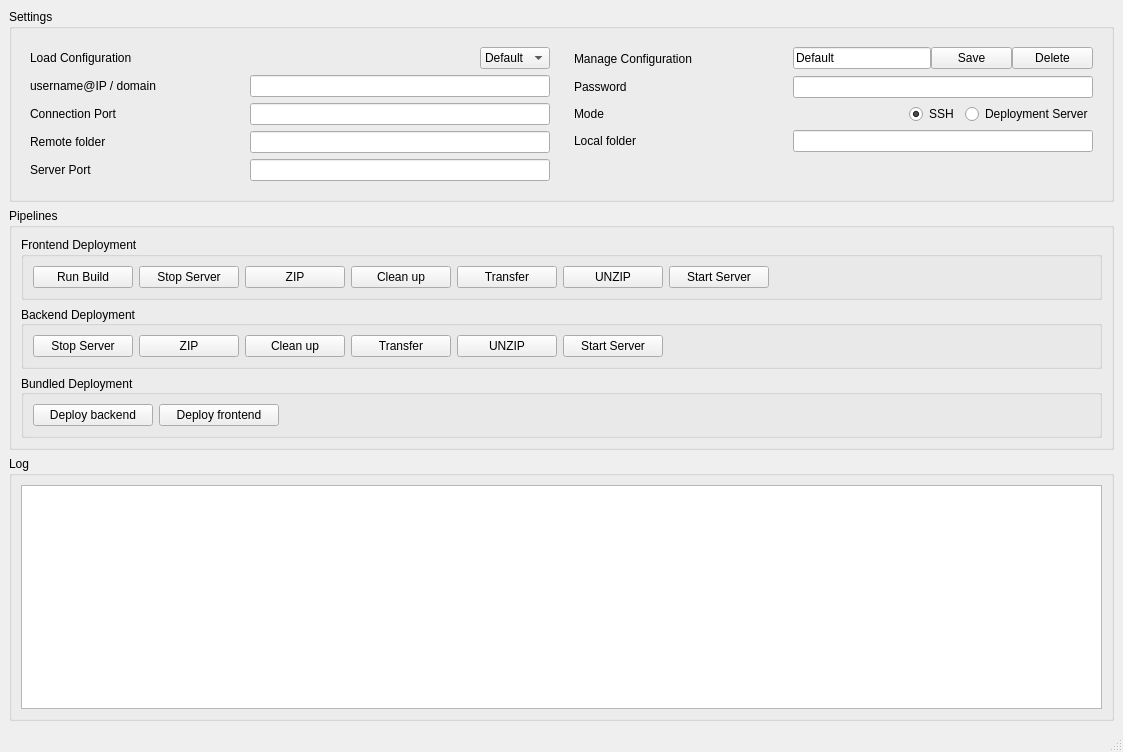
<?xml version="1.0" encoding="UTF-8"?>
<ui version="4.0">
 <class>MainWindow</class>
 <widget class="QMainWindow" name="MainWindow">
  <property name="geometry">
   <rect>
    <x>0</x>
    <y>0</y>
    <width>1123</width>
    <height>752</height>
   </rect>
  </property>
  <property name="windowTitle">
   <string>Deployment Aid</string>
  </property>
  <widget class="QWidget" name="centralwidget">
   <layout class="QVBoxLayout" name="verticalLayout_5">
    <item>
     <widget class="QGroupBox" name="groupBox_3">
      <property name="title">
       <string>Settings</string>
      </property>
      <layout class="QHBoxLayout" name="horizontalLayout_12">
       <item>
        <widget class="QWidget" name="widget_6" native="true">
         <layout class="QVBoxLayout" name="verticalLayout_2">
          <item>
           <layout class="QHBoxLayout" name="horizontalLayout_8">
            <item>
             <widget class="QLabel" name="label_5">
              <property name="text">
               <string>Load Configuration</string>
              </property>
             </widget>
            </item>
            <item>
             <spacer name="horizontalSpacer_8">
              <property name="orientation">
               <enum>Qt::Horizontal</enum>
              </property>
              <property name="sizeHint" stdset="0">
               <size>
                <width>40</width>
                <height>20</height>
               </size>
              </property>
             </spacer>
            </item>
            <item>
             <widget class="QComboBox" name="config_dropdown">
              <item>
               <property name="text">
                <string>Default</string>
               </property>
              </item>
             </widget>
            </item>
           </layout>
          </item>
          <item>
           <layout class="QHBoxLayout" name="horizontalLayout">
            <item>
             <widget class="QLabel" name="label">
              <property name="text">
               <string>username@IP / domain</string>
              </property>
             </widget>
            </item>
            <item>
             <spacer name="horizontalSpacer_4">
              <property name="orientation">
               <enum>Qt::Horizontal</enum>
              </property>
              <property name="sizeHint" stdset="0">
               <size>
                <width>40</width>
                <height>20</height>
               </size>
              </property>
             </spacer>
            </item>
            <item>
             <widget class="QLineEdit" name="server_ip">
              <property name="minimumSize">
               <size>
                <width>300</width>
                <height>0</height>
               </size>
              </property>
              <property name="maximumSize">
               <size>
                <width>300</width>
                <height>16777215</height>
               </size>
              </property>
             </widget>
            </item>
           </layout>
          </item>
          <item>
           <layout class="QHBoxLayout" name="horizontalLayout_10">
            <item>
             <widget class="QLabel" name="label_7">
              <property name="text">
               <string>Connection Port</string>
              </property>
             </widget>
            </item>
            <item>
             <spacer name="horizontalSpacer_10">
              <property name="orientation">
               <enum>Qt::Horizontal</enum>
              </property>
              <property name="sizeHint" stdset="0">
               <size>
                <width>40</width>
                <height>20</height>
               </size>
              </property>
             </spacer>
            </item>
            <item>
             <widget class="QLineEdit" name="port">
              <property name="minimumSize">
               <size>
                <width>300</width>
                <height>0</height>
               </size>
              </property>
              <property name="maximumSize">
               <size>
                <width>300</width>
                <height>16777215</height>
               </size>
              </property>
             </widget>
            </item>
           </layout>
          </item>
          <item>
           <layout class="QHBoxLayout" name="horizontalLayout_6">
            <item>
             <widget class="QLabel" name="label_4">
              <property name="text">
               <string>Remote folder</string>
              </property>
             </widget>
            </item>
            <item>
             <spacer name="horizontalSpacer_5">
              <property name="orientation">
               <enum>Qt::Horizontal</enum>
              </property>
              <property name="sizeHint" stdset="0">
               <size>
                <width>40</width>
                <height>20</height>
               </size>
              </property>
             </spacer>
            </item>
            <item>
             <widget class="QLineEdit" name="remote_folder">
              <property name="minimumSize">
               <size>
                <width>300</width>
                <height>0</height>
               </size>
              </property>
              <property name="maximumSize">
               <size>
                <width>300</width>
                <height>16777215</height>
               </size>
              </property>
             </widget>
            </item>
           </layout>
          </item>
          <item>
           <layout class="QHBoxLayout" name="horizontalLayout_14">
            <item>
             <widget class="QLabel" name="label_9">
              <property name="text">
               <string>Server Port</string>
              </property>
             </widget>
            </item>
            <item>
             <spacer name="horizontalSpacer_12">
              <property name="orientation">
               <enum>Qt::Horizontal</enum>
              </property>
              <property name="sizeHint" stdset="0">
               <size>
                <width>40</width>
                <height>20</height>
               </size>
              </property>
             </spacer>
            </item>
            <item>
             <widget class="QLineEdit" name="server_port">
              <property name="minimumSize">
               <size>
                <width>300</width>
                <height>0</height>
               </size>
              </property>
              <property name="maximumSize">
               <size>
                <width>300</width>
                <height>16777215</height>
               </size>
              </property>
             </widget>
            </item>
           </layout>
          </item>
         </layout>
        </widget>
       </item>
       <item>
        <widget class="QWidget" name="widget" native="true">
         <layout class="QVBoxLayout" name="verticalLayout_4">
          <item>
           <layout class="QHBoxLayout" name="horizontalLayout_9">
            <property name="spacing">
             <number>0</number>
            </property>
            <item>
             <widget class="QLabel" name="label_6">
              <property name="text">
               <string>Manage Configuration</string>
              </property>
             </widget>
            </item>
            <item>
             <spacer name="horizontalSpacer_9">
              <property name="orientation">
               <enum>Qt::Horizontal</enum>
              </property>
              <property name="sizeHint" stdset="0">
               <size>
                <width>40</width>
                <height>20</height>
               </size>
              </property>
             </spacer>
            </item>
            <item>
             <widget class="QWidget" name="widget_6" native="true">
              <property name="minimumSize">
               <size>
                <width>300</width>
                <height>0</height>
               </size>
              </property>
              <layout class="QHBoxLayout" name="horizontalLayout_13">
               <property name="spacing">
                <number>0</number>
               </property>
               <property name="leftMargin">
                <number>0</number>
               </property>
               <property name="topMargin">
                <number>0</number>
               </property>
               <property name="rightMargin">
                <number>0</number>
               </property>
               <property name="bottomMargin">
                <number>0</number>
               </property>
               <item>
                <widget class="QLineEdit" name="config_name">
                 <property name="minimumSize">
                  <size>
                   <width>0</width>
                   <height>0</height>
                  </size>
                 </property>
                 <property name="maximumSize">
                  <size>
                   <width>138</width>
                   <height>16777215</height>
                  </size>
                 </property>
                 <property name="text">
                  <string>Default</string>
                 </property>
                </widget>
               </item>
               <item>
                <widget class="QPushButton" name="save_config">
                 <property name="text">
                  <string>Save</string>
                 </property>
                </widget>
               </item>
               <item>
                <widget class="QPushButton" name="delete_config">
                 <property name="text">
                  <string>Delete</string>
                 </property>
                </widget>
               </item>
              </layout>
             </widget>
            </item>
            <item>
             <widget class="QWidget" name="widget_2" native="true"/>
            </item>
           </layout>
          </item>
          <item>
           <layout class="QHBoxLayout" name="horizontalLayout_5">
            <item>
             <widget class="QLabel" name="label_2">
              <property name="text">
               <string>Password</string>
              </property>
             </widget>
            </item>
            <item>
             <spacer name="horizontalSpacer_7">
              <property name="orientation">
               <enum>Qt::Horizontal</enum>
              </property>
              <property name="sizeHint" stdset="0">
               <size>
                <width>40</width>
                <height>20</height>
               </size>
              </property>
             </spacer>
            </item>
            <item>
             <widget class="QLineEdit" name="password">
              <property name="minimumSize">
               <size>
                <width>300</width>
                <height>0</height>
               </size>
              </property>
              <property name="maximumSize">
               <size>
                <width>300</width>
                <height>16777215</height>
               </size>
              </property>
              <property name="echoMode">
               <enum>QLineEdit::Password</enum>
              </property>
             </widget>
            </item>
           </layout>
          </item>
          <item>
           <layout class="QHBoxLayout" name="horizontalLayout_11">
            <item>
             <widget class="QLabel" name="label_8">
              <property name="text">
               <string>Mode</string>
              </property>
             </widget>
            </item>
            <item>
             <spacer name="horizontalSpacer_11">
              <property name="orientation">
               <enum>Qt::Horizontal</enum>
              </property>
              <property name="sizeHint" stdset="0">
               <size>
                <width>40</width>
                <height>20</height>
               </size>
              </property>
             </spacer>
            </item>
            <item>
             <widget class="QRadioButton" name="use_ssh">
              <property name="minimumSize">
               <size>
                <width>0</width>
                <height>0</height>
               </size>
              </property>
              <property name="text">
               <string>SSH</string>
              </property>
              <property name="checked">
               <bool>true</bool>
              </property>
             </widget>
            </item>
            <item>
             <widget class="QRadioButton" name="use_deployment_server">
              <property name="minimumSize">
               <size>
                <width>0</width>
                <height>0</height>
               </size>
              </property>
              <property name="text">
               <string>Deployment Server</string>
              </property>
             </widget>
            </item>
           </layout>
          </item>
          <item>
           <layout class="QHBoxLayout" name="horizontalLayout_7">
            <item>
             <widget class="QLabel" name="label_3">
              <property name="text">
               <string>Local folder</string>
              </property>
             </widget>
            </item>
            <item>
             <spacer name="horizontalSpacer_6">
              <property name="orientation">
               <enum>Qt::Horizontal</enum>
              </property>
              <property name="sizeHint" stdset="0">
               <size>
                <width>40</width>
                <height>20</height>
               </size>
              </property>
             </spacer>
            </item>
            <item>
             <widget class="QLineEdit" name="local_folder">
              <property name="minimumSize">
               <size>
                <width>300</width>
                <height>0</height>
               </size>
              </property>
              <property name="maximumSize">
               <size>
                <width>300</width>
                <height>16777215</height>
               </size>
              </property>
             </widget>
            </item>
           </layout>
          </item>
          <item>
           <layout class="QHBoxLayout" name="horizontalLayout_15">
            <item>
             <widget class="QLabel" name="label_10">
              <property name="text">
               <string/>
              </property>
             </widget>
            </item>
            <item>
             <spacer name="horizontalSpacer_13">
              <property name="orientation">
               <enum>Qt::Horizontal</enum>
              </property>
              <property name="sizeHint" stdset="0">
               <size>
                <width>40</width>
                <height>20</height>
               </size>
              </property>
             </spacer>
            </item>
           </layout>
          </item>
         </layout>
        </widget>
       </item>
      </layout>
     </widget>
    </item>
    <item>
     <widget class="QGroupBox" name="groupBox_4">
      <property name="title">
       <string>Pipelines</string>
      </property>
      <layout class="QVBoxLayout" name="verticalLayout">
       <item>
        <widget class="QGroupBox" name="horizontalGroupBox">
         <property name="title">
          <string>Frontend Deployment</string>
         </property>
         <layout class="QHBoxLayout" name="horizontalLayout_4">
          <item>
           <widget class="QPushButton" name="run_build">
            <property name="minimumSize">
             <size>
              <width>100</width>
              <height>0</height>
             </size>
            </property>
            <property name="maximumSize">
             <size>
              <width>100</width>
              <height>16777215</height>
             </size>
            </property>
            <property name="text">
             <string>Run Build</string>
            </property>
           </widget>
          </item>
          <item>
           <widget class="QPushButton" name="stop_server_2">
            <property name="minimumSize">
             <size>
              <width>100</width>
              <height>0</height>
             </size>
            </property>
            <property name="maximumSize">
             <size>
              <width>100</width>
              <height>16777215</height>
             </size>
            </property>
            <property name="text">
             <string>Stop Server</string>
            </property>
           </widget>
          </item>
          <item>
           <widget class="QPushButton" name="zip_2">
            <property name="minimumSize">
             <size>
              <width>100</width>
              <height>0</height>
             </size>
            </property>
            <property name="maximumSize">
             <size>
              <width>100</width>
              <height>16777215</height>
             </size>
            </property>
            <property name="text">
             <string>ZIP</string>
            </property>
           </widget>
          </item>
          <item>
           <widget class="QPushButton" name="clean_up_2">
            <property name="minimumSize">
             <size>
              <width>100</width>
              <height>0</height>
             </size>
            </property>
            <property name="maximumSize">
             <size>
              <width>100</width>
              <height>16777215</height>
             </size>
            </property>
            <property name="text">
             <string>Clean up</string>
            </property>
           </widget>
          </item>
          <item>
           <widget class="QPushButton" name="transfer_2">
            <property name="minimumSize">
             <size>
              <width>100</width>
              <height>0</height>
             </size>
            </property>
            <property name="maximumSize">
             <size>
              <width>100</width>
              <height>16777215</height>
             </size>
            </property>
            <property name="text">
             <string>Transfer</string>
            </property>
           </widget>
          </item>
          <item>
           <widget class="QPushButton" name="unzip_2">
            <property name="minimumSize">
             <size>
              <width>100</width>
              <height>0</height>
             </size>
            </property>
            <property name="maximumSize">
             <size>
              <width>100</width>
              <height>16777215</height>
             </size>
            </property>
            <property name="text">
             <string>UNZIP</string>
            </property>
           </widget>
          </item>
          <item>
           <widget class="QPushButton" name="start_server_2">
            <property name="minimumSize">
             <size>
              <width>100</width>
              <height>0</height>
             </size>
            </property>
            <property name="maximumSize">
             <size>
              <width>100</width>
              <height>16777215</height>
             </size>
            </property>
            <property name="text">
             <string>Start Server</string>
            </property>
           </widget>
          </item>
          <item>
           <spacer name="horizontalSpacer">
            <property name="orientation">
             <enum>Qt::Horizontal</enum>
            </property>
            <property name="sizeHint" stdset="0">
             <size>
              <width>40</width>
              <height>20</height>
             </size>
            </property>
           </spacer>
          </item>
         </layout>
        </widget>
       </item>
       <item>
        <widget class="QGroupBox" name="groupBox">
         <property name="minimumSize">
          <size>
           <width>800</width>
           <height>0</height>
          </size>
         </property>
         <property name="title">
          <string>Backend Deployment</string>
         </property>
         <property name="alignment">
          <set>Qt::AlignLeading|Qt::AlignLeft|Qt::AlignVCenter</set>
         </property>
         <layout class="QHBoxLayout" name="horizontalLayout_3">
          <item>
           <widget class="QPushButton" name="stop_server_1">
            <property name="minimumSize">
             <size>
              <width>100</width>
              <height>0</height>
             </size>
            </property>
            <property name="maximumSize">
             <size>
              <width>100</width>
              <height>16777215</height>
             </size>
            </property>
            <property name="text">
             <string>Stop Server</string>
            </property>
           </widget>
          </item>
          <item>
           <widget class="QPushButton" name="zip_1">
            <property name="minimumSize">
             <size>
              <width>100</width>
              <height>0</height>
             </size>
            </property>
            <property name="maximumSize">
             <size>
              <width>100</width>
              <height>16777215</height>
             </size>
            </property>
            <property name="text">
             <string>ZIP</string>
            </property>
           </widget>
          </item>
          <item>
           <widget class="QPushButton" name="clean_up_1">
            <property name="minimumSize">
             <size>
              <width>100</width>
              <height>0</height>
             </size>
            </property>
            <property name="maximumSize">
             <size>
              <width>100</width>
              <height>16777215</height>
             </size>
            </property>
            <property name="text">
             <string>Clean up</string>
            </property>
           </widget>
          </item>
          <item>
           <widget class="QPushButton" name="transfer_1">
            <property name="minimumSize">
             <size>
              <width>100</width>
              <height>0</height>
             </size>
            </property>
            <property name="maximumSize">
             <size>
              <width>100</width>
              <height>16777215</height>
             </size>
            </property>
            <property name="text">
             <string>Transfer</string>
            </property>
           </widget>
          </item>
          <item>
           <widget class="QPushButton" name="unzip_1">
            <property name="minimumSize">
             <size>
              <width>100</width>
              <height>0</height>
             </size>
            </property>
            <property name="maximumSize">
             <size>
              <width>100</width>
              <height>16777215</height>
             </size>
            </property>
            <property name="text">
             <string>UNZIP</string>
            </property>
           </widget>
          </item>
          <item>
           <widget class="QPushButton" name="start_server_1">
            <property name="minimumSize">
             <size>
              <width>100</width>
              <height>0</height>
             </size>
            </property>
            <property name="maximumSize">
             <size>
              <width>100</width>
              <height>16777215</height>
             </size>
            </property>
            <property name="text">
             <string>Start Server</string>
            </property>
           </widget>
          </item>
          <item>
           <spacer name="horizontalSpacer_2">
            <property name="orientation">
             <enum>Qt::Horizontal</enum>
            </property>
            <property name="sizeHint" stdset="0">
             <size>
              <width>40</width>
              <height>20</height>
             </size>
            </property>
           </spacer>
          </item>
         </layout>
        </widget>
       </item>
       <item>
        <widget class="QGroupBox" name="groupBox_2">
         <property name="minimumSize">
          <size>
           <width>800</width>
           <height>0</height>
          </size>
         </property>
         <property name="title">
          <string>Bundled Deployment</string>
         </property>
         <property name="alignment">
          <set>Qt::AlignLeading|Qt::AlignLeft|Qt::AlignVCenter</set>
         </property>
         <property name="flat">
          <bool>false</bool>
         </property>
         <layout class="QHBoxLayout" name="horizontalLayout_2">
          <item>
           <widget class="QPushButton" name="deploy_backend">
            <property name="minimumSize">
             <size>
              <width>120</width>
              <height>0</height>
             </size>
            </property>
            <property name="maximumSize">
             <size>
              <width>100</width>
              <height>16777215</height>
             </size>
            </property>
            <property name="text">
             <string>Deploy backend</string>
            </property>
           </widget>
          </item>
          <item>
           <widget class="QPushButton" name="deploy_frontend">
            <property name="minimumSize">
             <size>
              <width>120</width>
              <height>0</height>
             </size>
            </property>
            <property name="maximumSize">
             <size>
              <width>100</width>
              <height>16777215</height>
             </size>
            </property>
            <property name="text">
             <string>Deploy frontend</string>
            </property>
           </widget>
          </item>
          <item>
           <spacer name="horizontalSpacer_3">
            <property name="orientation">
             <enum>Qt::Horizontal</enum>
            </property>
            <property name="sizeHint" stdset="0">
             <size>
              <width>40</width>
              <height>20</height>
             </size>
            </property>
           </spacer>
          </item>
         </layout>
        </widget>
       </item>
      </layout>
     </widget>
    </item>
    <item>
     <widget class="QGroupBox" name="groupBox_5">
      <property name="title">
       <string>Log</string>
      </property>
      <layout class="QVBoxLayout" name="verticalLayout_3">
       <item>
        <widget class="QTextBrowser" name="logs"/>
       </item>
      </layout>
     </widget>
    </item>
   </layout>
  </widget>
  <widget class="QStatusBar" name="statusbar"/>
 </widget>
 <resources/>
 <connections/>
</ui>
